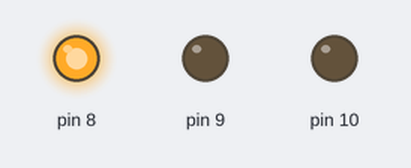
Simulated run of this sketch. Board: Arduino Uno, built with avr-gcc and run on an emulated ATmega328P. Shown: output pins drawn as LEDs (lit = HIGH).

Above: at 0.2 s.
At 1.2 s:
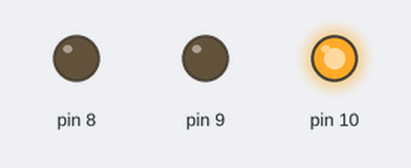
At 3.7 s:
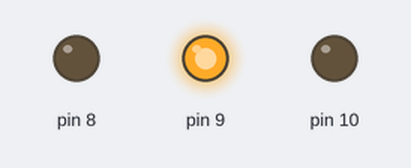
Timing chart, 0 to 4.6 s (numbered marks = the images above):
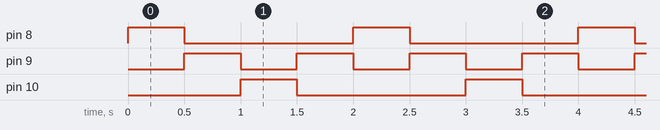

The sketch:

Secuencia_con_LEDS.ino
```cpp
int led;

void setup() {
  pinMode(8,OUTPUT);
  pinMode(9,OUTPUT);
  pinMode(10,OUTPUT);
}

void loop() {
  for(led=8;led<=10;led++)
  {
    digitalWrite(led,HIGH);
    delay(500);
    digitalWrite(led,LOW);
  }
  for(led=9;led>8;led--)
  {
    digitalWrite(led,HIGH);
    delay(500);
    digitalWrite(led,LOW);
  }
}
```

Measured:
- by itself, pin 8, pin 10: alternates HIGH for 0.50 s and LOW for 1.5 s
- by itself, pin 9: alternates HIGH for 0.50 s and LOW for 0.50 s
- by itself, everything shown: repeats every 2.0 s, in 5 steps
